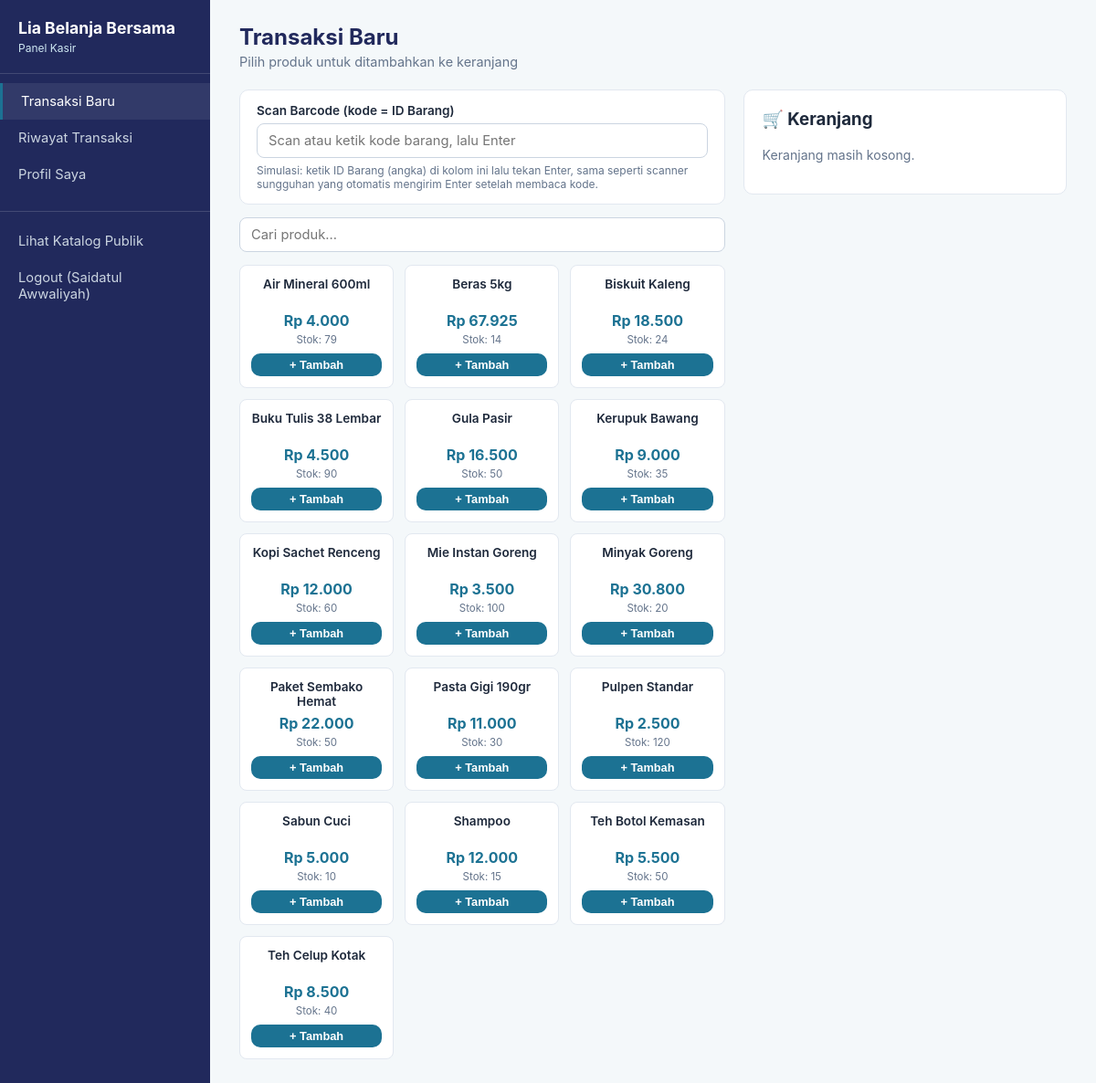
Page /kasir/pos.php (signed in) on the committed database.
### tables this page shows
CREATE TABLE `barang` (
  `id_barang` int(11) NOT NULL,
  `nama_barang` varchar(50) DEFAULT NULL,
  `id_jenis` int(11) DEFAULT NULL,
  `stok` int(11) DEFAULT NULL,
  `harga_jual` decimal(10,2) DEFAULT NULL,
  `created_at` timestamp NOT NULL DEFAULT current_timestamp(),
  `updated_at` timestamp NOT NULL DEFAULT current_timestamp() ON UPDATE current_timestamp()
);

CREATE TABLE `promo` (
  `id_promo` int(11) NOT NULL,
  `nama_promo` varchar(50) DEFAULT NULL,
  `diskon_persen` int(11) DEFAULT NULL,
  `id_barang` int(11) DEFAULT NULL,
  `created_at` timestamp NOT NULL DEFAULT current_timestamp(),
  `updated_at` timestamp NOT NULL DEFAULT current_timestamp() ON UPDATE current_timestamp()
);

### includes/functions.php (called while the page is built, shortened)
<?php
function rupiah($angka): string {
    return 'Rp ' . number_format((float)$angka, 0, ',', '.');
}
function e($str): string {
    return htmlspecialchars((string)$str, ENT_QUOTES, 'UTF-8');
}

### kasir/pos.php (the view, shortened to what this page needs)
<?php
require_once __DIR__ . '/../includes/config.php';
require_once __DIR__ . '/../includes/functions.php';
$keyword = trim($_GET['cari'] ?? '');
$sqlProduk = "SELECT b.*, p.diskon_persen FROM barang b LEFT JOIN promo p ON p.id_barang = b.id_barang WHERE b.stok > 0 AND b.status = 'aktif'";
$paramsProduk = [];
$sqlProduk .= " ORDER BY b.nama_barang ASC";
$stmt = $pdo->prepare($sqlProduk);
$stmt->execute($paramsProduk);
$produkList = $stmt->fetchAll();
$cartDetail = [];
?>
<!DOCTYPE html>
<html lang="id">
<head>
<link rel="stylesheet" href="../assets/css/style.css">
</head>
<body>
<div class="layout">
  <div class="sidebar">
    <div class="brand">Lia Belanja Bersama<small>Panel Kasir</small></div>
    <a href="pos.php" class="active">Transaksi Baru</a>
    <a href="riwayat.php">Riwayat Transaksi</a>
    <a href="profil.php">Profil Saya</a>
    <div class="logout">
      <a href="../index.php">Lihat Katalog Publik</a>
      <a href="../logout.php">Logout (<?= e($_SESSION['nama_karyawan']) ?>)</a>
    </div>
  </div>
  <div class="content">
<h1>Transaksi Baru</h1>
<p class="subtitle">Pilih produk untuk ditambahkan ke keranjang</p>
<div class="pos-layout">
  <div>
    <div class="card" style="margin-bottom:14px; padding:14px 18px;">
      <label for="barcode_input" style="font-weight:600; font-size:0.85rem; display:block; margin-bottom:6px;">
        Scan Barcode (kode = ID Barang)
      </label>
      <form method="post" id="formBarcode">
        <input type="text" id="barcode_input" name="id_barang" placeholder="Scan atau ketik kode barang, lalu Enter"
               autocomplete="off" autofocus>
      </form>
      <p style="font-size:0.75rem; color:var(--muted); margin:6px 0 0;">
        Simulasi: ketik ID Barang (angka) di kolom ini lalu tekan Enter, sama seperti scanner sungguhan yang otomatis mengirim Enter setelah membaca kode.
      </p>
    </div>
    <form method="get" style="margin-bottom:14px;">
      <input type="text" name="cari" placeholder="Cari produk..." value="<?= e($keyword) ?>">
    </form>
    <div class="pos-products">
      <?php foreach ($produkList as $p):
          $harga = (float)$p['harga_jual'];
          if (!empty($p['diskon_persen'])) {
              $harga = $harga - ($harga * $p['diskon_persen'] / 100);
          }
      ?>
        <form method="post" class="pos-item">
          <div class="nama"><?= e($p['nama_barang']) ?></div>
          <div class="harga"><?= rupiah($harga) ?></div>
          <div class="stok">Stok: <?= (int)$p['stok'] ?></div>
          <button type="submit" class="btn btn-primary btn-sm" style="width:100%;">+ Tambah</button>
        </form>
      <?php endforeach; ?>
    </div>
  </div>
  <div>
    <div class="card">
      <h3 style="margin-top:0;">🛒 Keranjang</h3>
      <?php if (empty($cartDetail)): ?>
        <p style="color:var(--muted); font-size:0.88rem;">Keranjang masih kosong.</p>
      <?php endif; ?>
    </div>
  </div>
</div>
  </div>
</div>
</body>
</html>

### assets/css/style.css (style rules this page uses)
:root { --navy: #21295C; --deepblue: #065A82; --teal: #1C7293; --ice: #CFE8F3; --bg: #F4F8FA; --text: #1E293B; --muted: #64748B; --white: #FFFFFF; --danger: #DC2626; --success: #059669; --radius: 10px; }
* { box-sizing: border-box; }
body { margin: 0; font-family: -apple-system, "Segoe UI", Roboto, Arial, sans-serif; background: var(--bg); color: var(--text); }
a { color: var(--teal); text-decoration: none; }
.layout { display: flex; min-height: 100vh; }
.sidebar { width: 230px; background: var(--navy); color: var(--white); padding: 20px 0; flex-shrink: 0; }
.sidebar .brand { padding: 0 20px 20px; font-weight: 700; font-size: 1.1rem; border-bottom: 1px solid rgba(255,255,255,0.15); margin-bottom: 10px; }
.sidebar .brand small { display: block; color: var(--ice); font-weight: 400; font-size: 0.75rem; margin-top: 4px; }
.sidebar a { display: block; padding: 11px 20px; color: #CBD5E1; font-size: 0.92rem; }
.sidebar a:hover, .sidebar a.active { background: rgba(255,255,255,0.08); color: var(--white); text-decoration: none; border-left: 3px solid var(--teal); }
.sidebar .logout { margin-top: 20px; border-top: 1px solid rgba(255,255,255,0.15); padding-top: 12px; }
.content { flex: 1; padding: 26px 32px; }
.content h1 { font-size: 1.5rem; color: var(--navy); margin: 0 0 4px; }
.content .subtitle { color: var(--muted); margin: 0 0 22px; font-size: 0.9rem; }
.card { background: var(--white); border: 1px solid #E2E8F0; border-radius: var(--radius); padding: 20px; margin-bottom: 20px; }
.btn { display: inline-block; padding: 8px 16px; border-radius: var(--radius); border: none; cursor: pointer; font-size: 0.88rem; font-weight: 600; text-decoration: none; }
.btn-primary { background: var(--teal); color: var(--white); }
.btn-sm { padding: 5px 12px; font-size: 0.8rem; }
form input, form select, form textarea { width: 100%; padding: 9px 12px; border: 1px solid #CBD5E1; border-radius: 8px; font-size: 0.92rem; font-family: inherit; }
.pos-layout { display: grid; grid-template-columns: 1.5fr 1fr; gap: 20px; }
.pos-products { display: grid; grid-template-columns: repeat(auto-fill, minmax(150px,1fr)); gap: 12px; }
.pos-item { background: var(--white); border: 1px solid #E2E8F0; border-radius: 8px; padding: 12px; text-align: center; }
.pos-item .nama { font-weight: 600; font-size: 0.85rem; min-height: 34px; }
.pos-item .harga { color: var(--teal); font-weight: 700; margin: 4px 0; }
.pos-item .stok { font-size: 0.72rem; color: var(--muted); margin-bottom: 8px; }

### rows in the picture
barang: nama_barang "Air Mineral 600ml", harga_jual "Rp 4.000", stok "79"
promo: id_barang.nama_barang "Beras 5kg", harga "Rp 67.925", id_barang.stok "14"
barang: nama_barang "Biskuit Kaleng", harga_jual "Rp 18.500", stok "24"
barang: nama_barang "Buku Tulis 38 Lembar", harga_jual "Rp 4.500", stok "90"
barang: nama_barang "Gula Pasir", harga_jual "Rp 16.500", stok "50"
barang: nama_barang "Kerupuk Bawang", harga_jual "Rp 9.000", stok "35"
barang: nama_barang "Kopi Sachet Renceng", harga_jual "Rp 12.000", stok "60"
barang: nama_barang "Mie Instan Goreng", harga_jual "Rp 3.500", stok "100"
barang: nama_barang "Minyak Goreng", harga_jual "Rp 30.800", stok "20"
barang: nama_barang "Paket Sembako Hemat", harga_jual "Rp 22.000", stok "50"
barang: nama_barang "Pasta Gigi 190gr", harga_jual "Rp 11.000", stok "30"
barang: nama_barang "Pulpen Standar", harga_jual "Rp 2.500", stok "120"
barang: nama_barang "Sabun Cuci", harga_jual "Rp 5.000", stok "10"
barang: nama_barang "Shampoo", harga_jual "Rp 12.000", stok "15"
barang: nama_barang "Teh Botol Kemasan", harga_jual "Rp 5.500", stok "50"
barang: nama_barang "Teh Celup Kotak", harga_jual "Rp 8.500", stok "40"

### other values in the picture
$_SESSION['nama_karyawan'] "Saidatul Awwaliyah"
